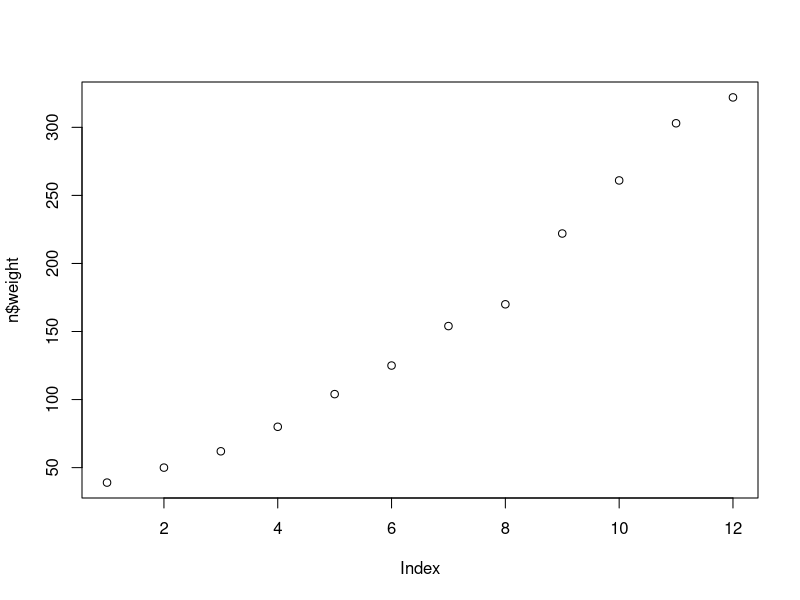

Source code (R):
a=1:10
b=1:10
c=11:20
str(a)
identical(a,b)
identical(a,c)

c=ChickWeight
c[,2]
x=c[,c("weight")]
y=ChickWeight$weight 
identical(x,y)

y=ChickWeight[,c(4,1)] 
identical(x,y)
ChickWeight[,c(2:4)]

m=ChickWeight[c(1,3,5,7,9),]
nrow(c)
n=c[ChickWeight$Chick == 48,] 
plot(n$weight)


